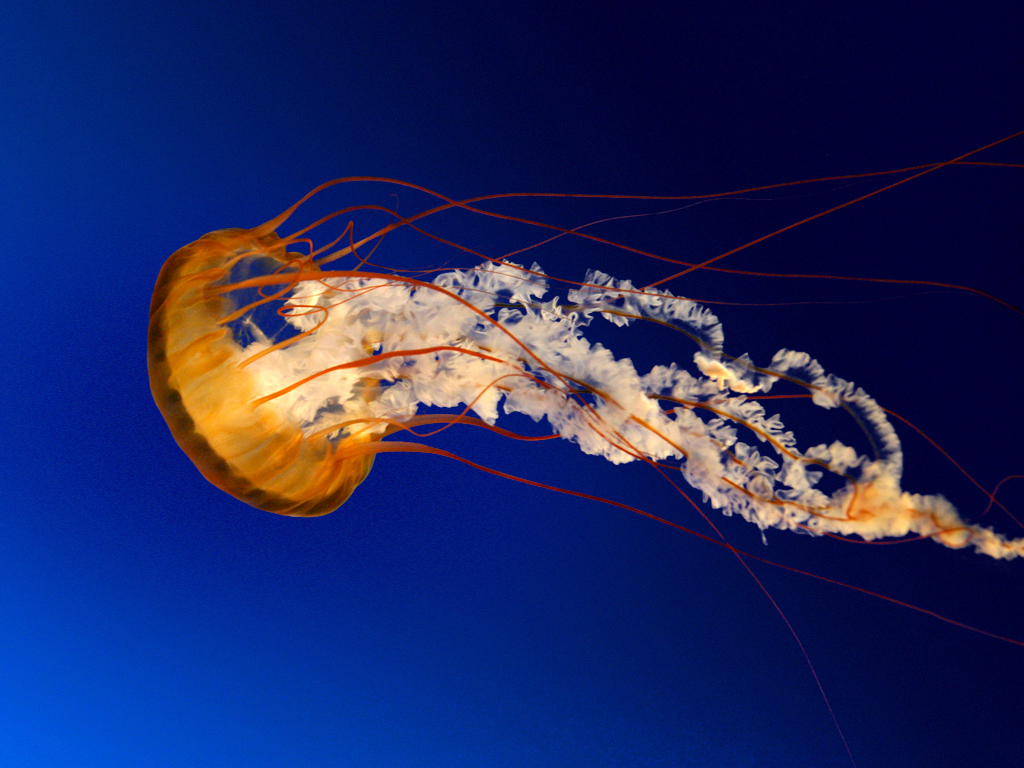
#> input picture images/test.jpg, 1024 x 768 px
$ python OpenCV_Tutorials.py
#> lines starting #> are read from the running program, lines starting #| are printed output that depends on the picture
import matplotlib.pyplot as plt
import PIL as Image
import cv2

#Tutorials from the Python OpenCV documentation formatted for expedited execution/learning.
#http://docs.opencv.org/trunk/doc/py_tutorials/py_tutorials.html

#Uses matplotlib, Python Imaging Library and Python OpenCV bindings 2.0.
#matplotlib displays in BGR not RGB - requires re-ordering if imported with OpenCV.

def readImages():
	#Import the images used in the tutorial functions.
	global jelly, jellyRGB, penguinBGR
	jelly = cv2.imread('images/test.jpg', 0)
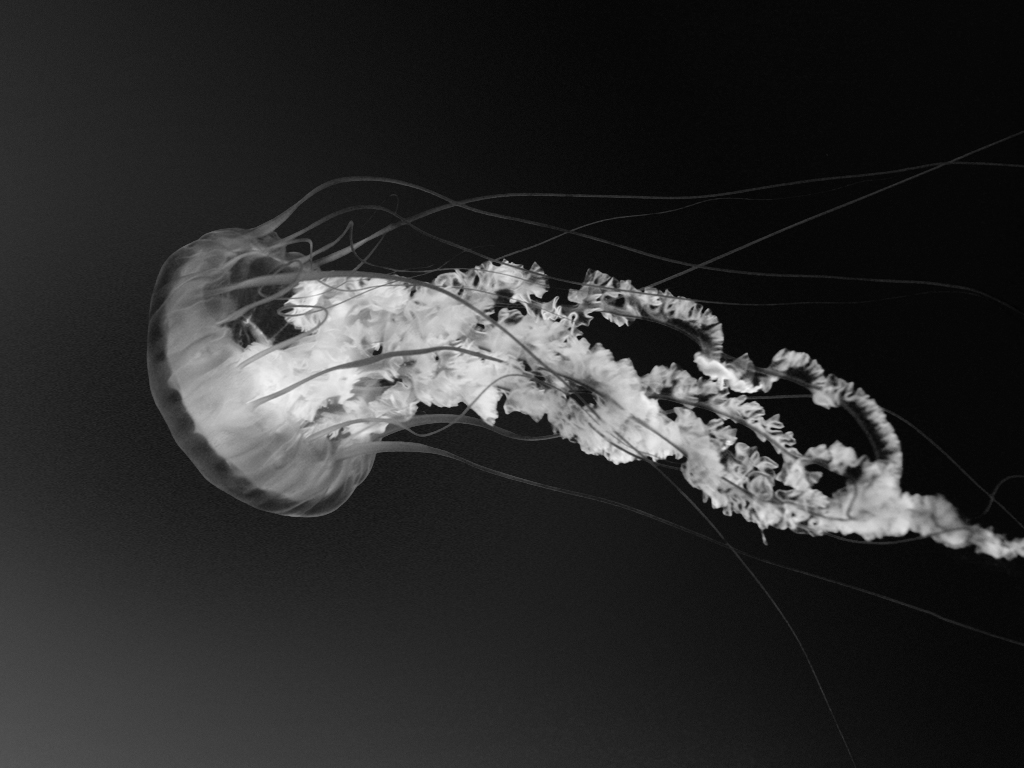
#> jelly: shape (768, 1024); min 1, max 251, mean 43.6
	jellyRGB = cv2.imread('images/test.jpg')
#> jellyRGB is the input picture: shape (768, 1024, 3); mean B, G, R 97.4, 39.8, 31
	penguinRGB = cv2.imread('images/Penguins')

def imageDisplay(imageObj):
	#Display the images passed to the function.
	cv2.imshow('Image', imageObj)
	cv2.waitKey(0)
	cv2.destroyAllWindows()

def makeHists(imageObj):
	#Populate and display image histograms for Greyscale or BGR images.
	if imageObj.ndim == 2:
		#If image is greyscale, display one histogram of grey scale values:
		plt.hist(imageObj.flatten(), 256, range = (0, 250), fc = 'k')
		plt.show()
	elif imageObj.ndim == 3:
		#If image is BGR, display 3 coloured hists on top of one another:
		plt.hist(imageObj[...,0].flatten(), 256, range = (0, 250), alpha = 0.3, label = 'b')
		plt.hist(imageObj[...,1].flatten(), 256, range = (0, 250), alpha = 0.3, label = 'r')
		plt.hist(imageObj[...,2].flatten(), 256, range = (0, 250), alpha = 0.3, label = 'b')
		plt.show()

def imageAddition():
	#Merge two grayscale images using image addition
	jellyAdded = cv2.add(jelly, jelly)
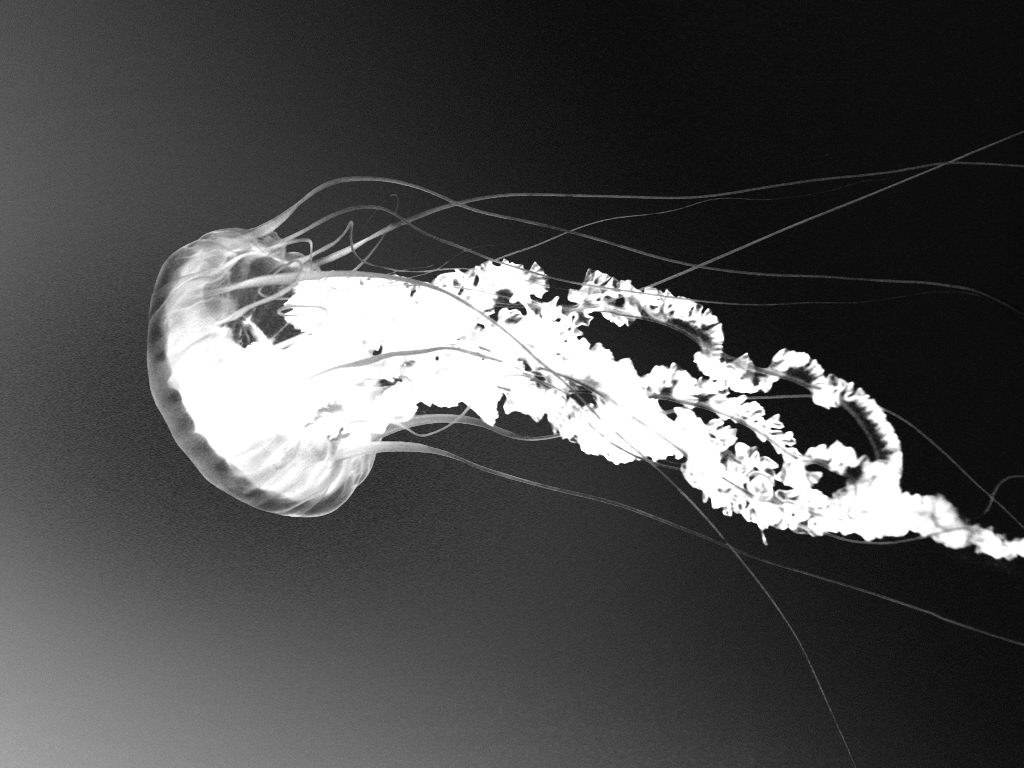
#> jellyAdded: shape (768, 1024); min 2, max 255, mean 78.2
	jellyAddedAgain = cv2.add(jelly, jellyAdded)
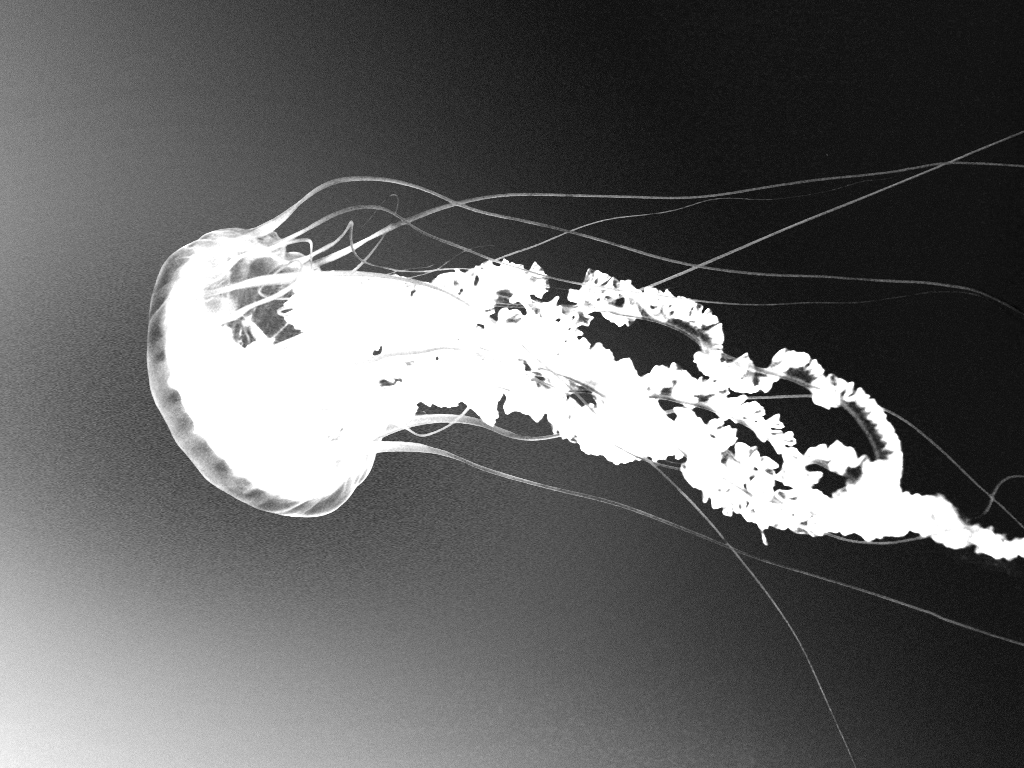
#> jellyAddedAgain: shape (768, 1024); min 3, max 255, mean 102.6
	#Create PLT window to display the added images.
	plt.subplot(131), plt.imshow(jelly, 'gray'), plt.title('Original')
	plt.subplot(132), plt.imshow(jellyAdded, 'gray'), plt.title('Added together')
	plt.subplot(133), plt.imshow(jellyAddedAgain, 'gray'), plt.title('Added three times')
	#Display:
	plt.show()
#> in makeHists, `plt.show()`:
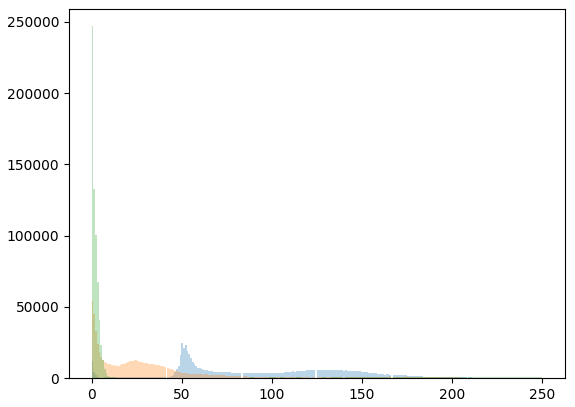
#> figure drawn by matplotlib, 1 panel; tallest bar 24807 high, from x = 49.8 to 50.78; tallest bar 54132 high, from x = 0 to 0.977; tallest bar 246999 high, from x = 0 to 0.977

def borderPadding(imageObj):
	#Perform basic alterations to border of images.
	#Re-order for display in plt .
	r, g, b = cv2.split(imageObj)
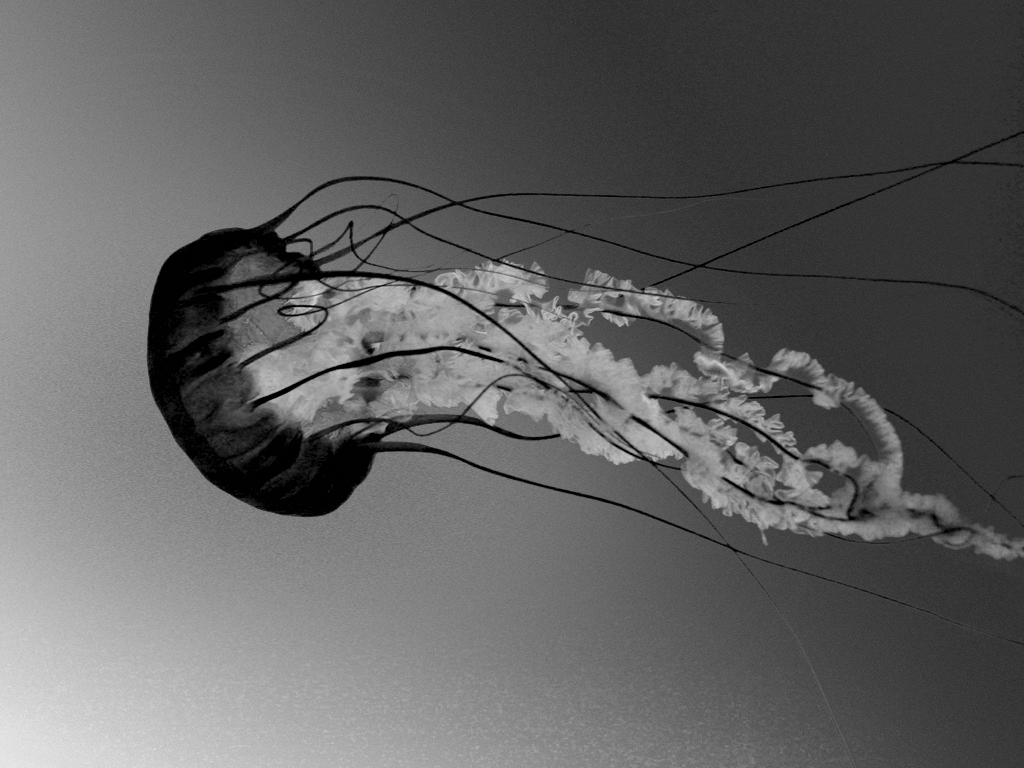
#> r: shape (768, 1024); min 0, max 235, mean 97.4
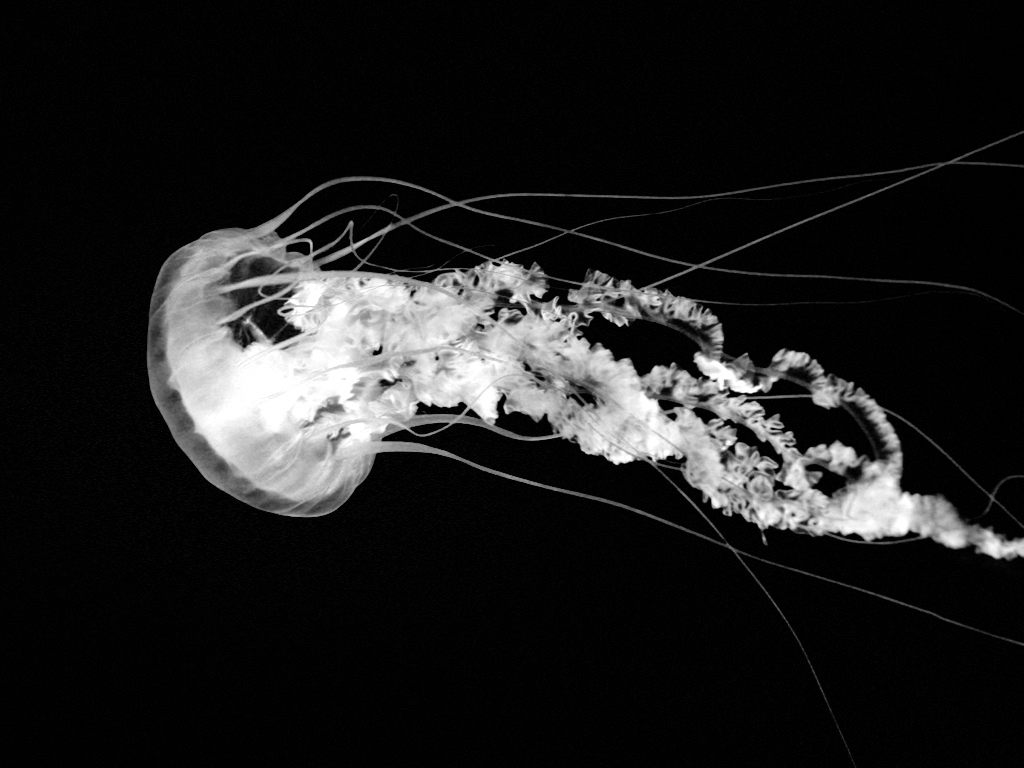
#> b: shape (768, 1024); min 0, max 255, mean 31
	imageObjBGR = cv2.merge((b, g, r))
	#Perform basic alterations - creation of borders with cv2 modifiers.
	replicatedBorder = cv2.copyMakeBorder(imageObjBGR, 10, 250, 250, 10, cv2.BORDER_REPLICATE)
	reflectedBorder = cv2.copyMakeBorder(imageObjBGR, 10, 250, 250, 10, cv2.BORDER_REFLECT)
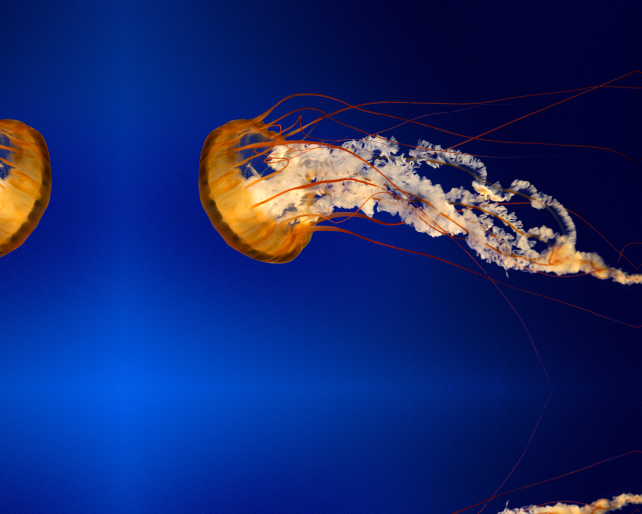
#> reflectedBorder: shape (1028, 1284, 3) (shown at 1/2 size); mean R, G, B 22.6, 40.8, 111.1
	#Create plt subplot and display the original and altered images.
	tester = plt.figure()
	tester.add_subplot(131), plt.imshow(imageObjBGR), plt.title('Original')
	tester.add_subplot(132), plt.imshow(replicatedBorder), plt.title('Replicated edge colour')
	tester.add_subplot(133), plt.imshow(reflectedBorder), plt.title('Reflected border section')
	plt.show()

def main():
	readImages()
	imageAddition()
	makeHists(jellyRGB)
	borderPadding(jellyRGB)

main()
